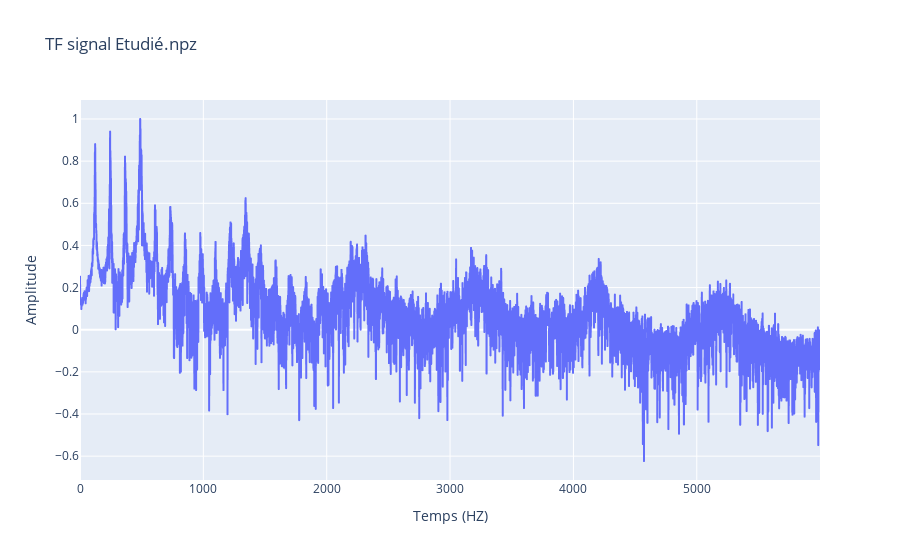

Notebook source saved alongside this figure:
### Markdown cell above
## **Fonction de comparaison du signal avec le dictionnaire**

### Code cell
'''
A 5 harmoniques
E 3 harmoniques
I 4 harmoniques
O 3 harmoniques
U 5 harmoniques
'''

##COMPARAISON

signal_dict = np.load('test/e_6.npz') # signal_dict est un dictionnaire
#contenant les données contenues dans le fichier signal.npz
s = signal_dict['s'] # extraction du signal utile
t = signal_dict['t'] # extraction du vecteur temps associé au signal

#px.line(x=t, y=s, labels={"x":"Temps (s)", "y":"Amplitude"},title="a_1.npz").show()

nu, S = san.trans_fourier(s, t) #transformee de Fourier
S = S - np.mean(S)
S = np.absolute(S)
fondamentale = (san.detect_fondamentale(S, nu, 0.7*np.max(S))) #on relève la fondamentale tant que ça marche
S = np.log10(S) #utilisation de l'echelle logarithmique
S = S / np.max(S)  #normalisation de l'amplitude


freqs_harmoniques = [fondamentale]
for l in range (H): #ajout des harmoniques suivantes
    freqs_harmoniques.append((l + 1)*fondamentale)

ETUDE_Harmonique_Freq, ETUDE_Harmonique_Amp= san.detect_pics(S,freqs_harmoniques,nu)

ecartFreq = {"a":np.array([]),"e":0,"i":0,"o":0,"u":0} #contient des listes avec les ecarts de chaque pic avec la moyenne
ecartAmp = {"a": [],"e":0,"i":0,"o":0,"u":0}
ecartFmin = 1000
ecarAmin = 1
Juste_Lettre = "0"
px.line(x=nu, y=S, labels={"x":"Temps (HZ)", "y":"Amplitude"},
title="TF signal Etudié.npz").show()

for var_indice_lettre,var_lettre2 in enumerate(LETTRES) : #on parcoure chaque lettre
    print(var_lettre2)
    temp_Freq, temp_Amp = [], []
    for j in range (H + 1): #on parcoure les harmoniques du signal
        print("ETUDE_Harmonique_Freq",ETUDE_Harmonique_Freq[j])
        print("DATA_moyennes",DATA_moyennes[var_lettre2][0][j])
        temp_Freq.append(int(np.abs(ETUDE_Harmonique_Freq[j] - DATA_moyennes[var_lettre2][0][j]) * 1000))
        temp_Amp.append(int(np.abs(ETUDE_Harmonique_Amp[j] - DATA_moyennes[var_lettre2][1][j]) * 1000))
    
    for var_intermediaire in range(H + 1): #on reduit le nombre de décimales
        temp_Freq[var_intermediaire] = temp_Freq[var_intermediaire]/1000
        temp_Amp[var_intermediaire] = temp_Amp[var_intermediaire]/1000

    ecartFreq[var_lettre2] = temp_Freq
    ecartAmp[var_lettre2] = temp_Amp
    print('ecartFreq', ecartFreq[var_lettre2])
    print('DATA_ecartTypes', DATA_ecartTypes[var_lettre2][0])
    print('ecartAmp', ecartAmp[var_lettre2])
    print('DATA_ecartTypes', DATA_ecartTypes[var_lettre2][1])
    ''' ecart type
    temp_Freq.append(int(np.abs(ETUDE_Harmonique_Freq[j] - DATA_ecartTypes[var_lettre2][0][j]) * 1000))
    temp_Amp.append(int(np.abs(ETUDE_Harmonique_Amp[j] - DATA_ecartTypes[var_lettre2][1][j]) * 1000))
    '''
    ecartAMoyen = np.mean(ecartAmp[var_lettre2][j])
    ecartFMoyen = np.mean(ecartFreq[var_lettre2][j])
    '''print('ecartAMoyen','lettre',var_lettre2, ecartAMoyen)
    print('ecartFMoyen','lettre',var_lettre2, ecartFMoyen)'''
    if ecartAMoyen < ecarAmin:
        #ecartFmin = ecartFMoyen
        ecarAmin = ecartAMoyen
        Juste_Lettre = var_lettre2
print("la lettre qui correspond le mieux à nos données est : ", Juste_Lettre)

### Figure 1 — Plotly figure (JSON) as saved in the notebook; plotly's stock layout.template omitted (floating-point values rounded to 4 significant figures; data arrays with more than 128 entries replaced by an {"elided": "..."} marker saying what was removed)
{"data": [{"hovertemplate": "Temps (HZ)=%{x}<br>Amplitude=%{y}<extra></extra>", "legendgroup": "", "line": {"color": "#636efa", "dash": "solid"}, "marker": {"symbol": "circle"}, "mode": "lines", "name": "", "showlegend": false, "type": "scattergl", "x": {"elided": "6000 float values"}, "xaxis": "x", "y": {"elided": "6000 float values"}, "yaxis": "y"}], "layout": {"legend": {"tracegroupgap": 0}, "title": {"text": "TF signal Etudié.npz"}, "xaxis": {"anchor": "y", "domain": [0, 1], "title": {"text": "Temps (HZ)"}}, "yaxis": {"anchor": "x", "domain": [0, 1], "title": {"text": "Amplitude"}}}}
